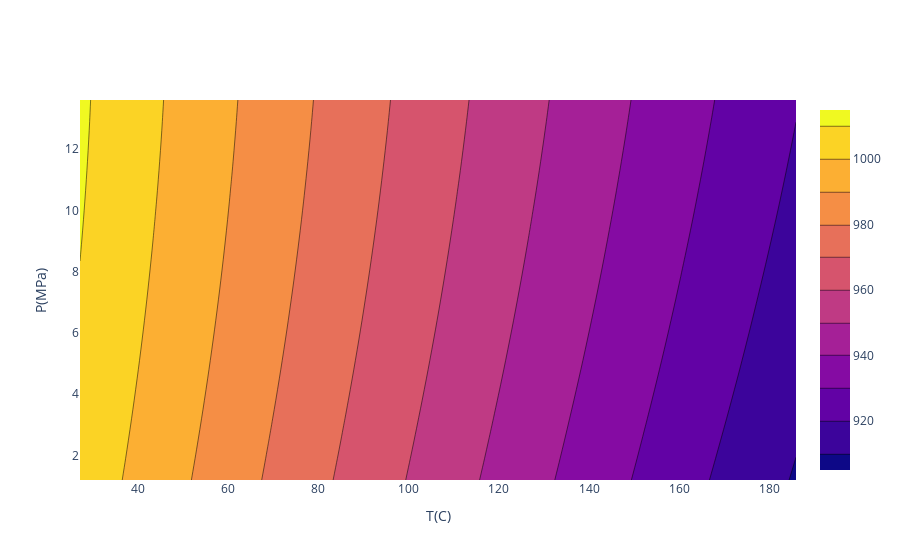

This figure's notebook cell:
### Markdown cell above
## Contour Plot

### Code cell
T_P = np.column_stack((T, P))
T_P
T_Pdataframe = pd.DataFrame(T_P, columns=['T', 'P'])
T_P_poly= poly_reg.transform(T_Pdataframe)

for model_set in models:
    model = model_set['model']
    model_name = model.__class__.__name__
# Densities predicted using 400 T and P pairs using polynomial regression and then a contour plot is formed     
    if model_name == 'LinearRegression':
        #print(model_name)
        y_pred_log = model.predict(T_P_poly)
   
        fig = go.Figure(data =
        go.Contour(
            z = y_pred_log,
            x= T, 
            y= P))
        fig.update_layout(xaxis_title=('T(C)'), yaxis_title=("P(MPa)"), legend_title="Density")
        fig.show()

### Figure 1 — Plotly figure (JSON) as saved in the notebook; plotly's stock layout.template omitted (floating-point values rounded to 4 significant figures; data arrays with more than 128 entries replaced by an {"elided": "..."} marker saying what was removed)
{"data": [{"type": "contour", "x": {"elided": "400 float values"}, "y": {"elided": "400 float values"}, "z": {"elided": "400 float values"}}], "layout": {"legend": {"title": {"text": "Density"}}, "xaxis": {"title": {"text": "T(C)"}}, "yaxis": {"title": {"text": "P(MPa)"}}}}
